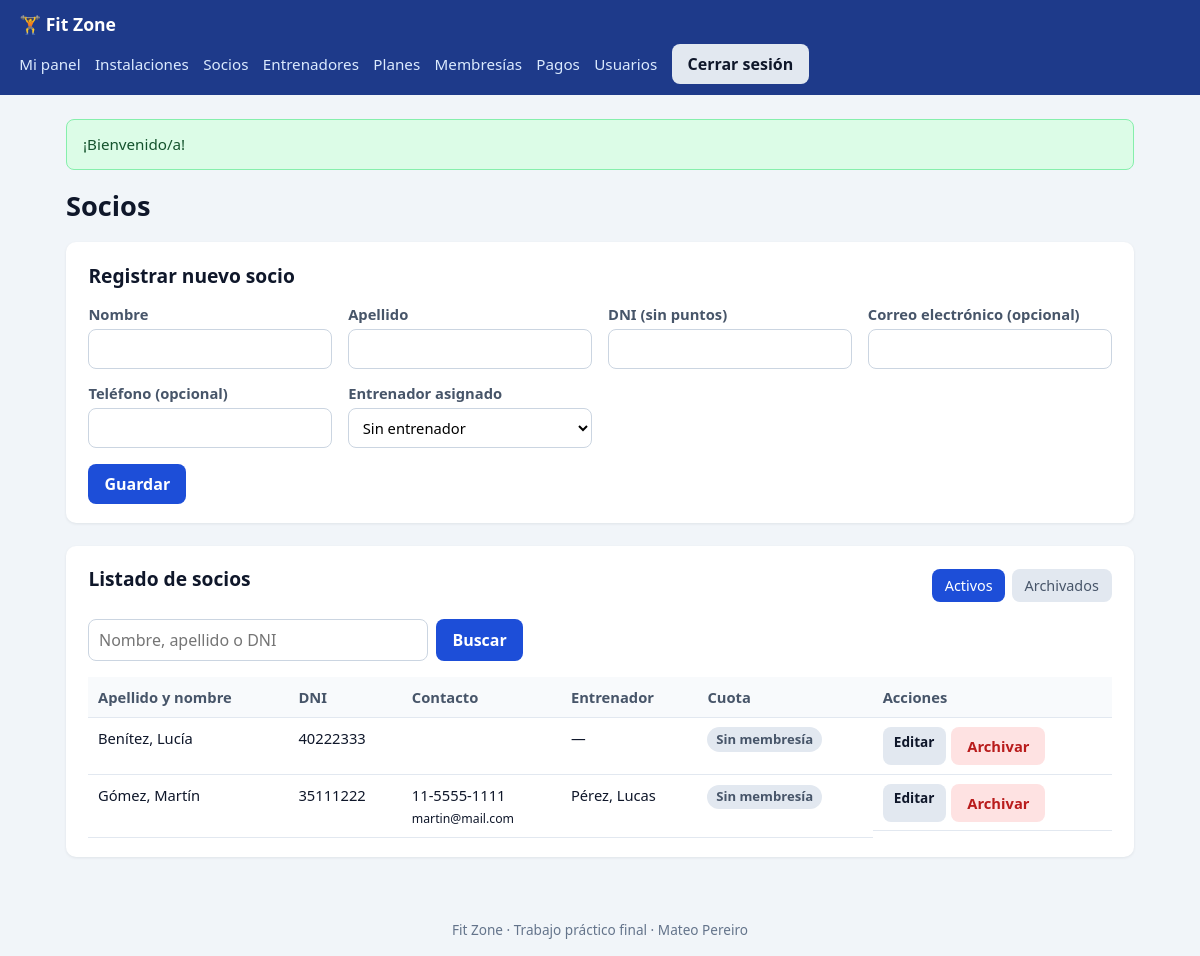
/socios.php (signed in), run on the app's committed database.
### tables this page shows
CREATE TABLE socios (
    id             INT UNSIGNED AUTO_INCREMENT PRIMARY KEY,
    nombre         VARCHAR(60)  NOT NULL,
    apellido       VARCHAR(60)  NOT NULL,
    dni            VARCHAR(8)   NOT NULL UNIQUE,
    email          VARCHAR(120) NULL,
    telefono       VARCHAR(30)  NULL,
    entrenador_id  INT UNSIGNED NULL,
    creado_en      DATETIME NOT NULL DEFAULT CURRENT_TIMESTAMP,
    archivado_en   DATETIME NULL DEFAULT NULL,
    CONSTRAINT fk_socio_entrenador FOREIGN KEY (entrenador_id) REFERENCES entrenadores (id)
        ON UPDATE CASCADE ON DELETE SET NULL
);

CREATE TABLE entrenadores (
    id            INT UNSIGNED AUTO_INCREMENT PRIMARY KEY,
    nombre        VARCHAR(60)  NOT NULL,
    apellido      VARCHAR(60)  NOT NULL,
    dni           VARCHAR(8)   NOT NULL UNIQUE,
    email         VARCHAR(120) NULL,
    telefono      VARCHAR(30)  NULL,
    especialidad  VARCHAR(100) NULL,
    creado_en     DATETIME NOT NULL DEFAULT CURRENT_TIMESTAMP,
    archivado_en  DATETIME NULL DEFAULT NULL
);

### includes/funciones.php (called while the page is built, shortened)
<?php
function escapar($valor): string
{
    return htmlspecialchars((string) ($valor ?? ''), ENT_QUOTES | ENT_SUBSTITUTE, 'UTF-8');
}
function obtener_flash(): ?array
{
    $mensaje = $_SESSION['flash'] ?? null;
    return $mensaje;
}
function requerir_login(PDO $pdo): array
{
    $st = $pdo->prepare('SELECT id, nombre, apellido, dni, email, rol, creado_en, archivado_en
                         FROM usuarios WHERE id = :id');
    $st->execute([':id' => $_SESSION['usuario_id']]);
    $usuario = $st->fetch();
    return $usuario;
}
function requerir_admin(PDO $pdo): array
{
    $usuario = requerir_login($pdo);
    return $usuario;
}
function texto_limpio($valor): string
{
    return trim((string) ($valor ?? ''));
}
function estado_cuota(PDO $pdo, int $socioId): array
{
    $st = $pdo->prepare('SELECT m.fecha_vencimiento, m.precio,
                                (SELECT COALESCE(SUM(p.monto), 0) FROM pagos p
                                  WHERE p.membresia_id = m.id AND p.estado = :pagado) AS total_pagado
                         FROM membresias m
                         WHERE m.socio_id = :socio AND m.cancelada_en IS NULL
                         ORDER BY m.fecha_vencimiento DESC
                         LIMIT 1');
    $st->execute([':pagado' => 'pagado', ':socio' => $socioId]);
    $membresia = $st->fetch();
    if (!$membresia) {
        return ['al_dia' => false, 'texto' => 'Sin membresía', 'clase' => 'etiqueta-gris'];
    }
    return ['al_dia' => true, 'texto' => 'Al día · vence ' . formato_fecha($membresia['fecha_vencimiento']), 'clase' => 'etiqueta-verde'];
}

### socios.php (the view, shortened to what this page needs)
<?php
require_once __DIR__ . '/includes/funciones.php';
require_once __DIR__ . '/includes/conexion.php';
require_once __DIR__ . '/includes/diseno.php';
$admin = requerir_admin($pdo);
$valores = ['nombre' => '', 'apellido' => '', 'dni' => '', 'email' => '', 'telefono' => '', 'entrenador_id' => null];
$idEditando = null;
$verArchivados = ($_GET['ver'] ?? '') === 'archivados';
$buscar = texto_limpio($_GET['buscar'] ?? '');
$sql = 'SELECT s.id, s.nombre, s.apellido, s.dni, s.email, s.telefono,
               e.nombre AS entrenador_nombre, e.apellido AS entrenador_apellido
        FROM socios s
        LEFT JOIN entrenadores e ON e.id = s.entrenador_id
        WHERE s.archivado_en ' . ($verArchivados ? 'IS NOT NULL' : 'IS NULL');
$parametros = [];
$sql .= ' ORDER BY s.apellido, s.nombre';
$st = $pdo->prepare($sql);
$st->execute($parametros);
$socios = $st->fetchAll();
encabezado('Socios', $admin);
$modoEdicion = $idEditando !== null;
?>
<?php if (!$verArchivados): ?>
<section class="tarjeta">
    <h2><?= $modoEdicion ? 'Editar socio' : 'Registrar nuevo socio' ?></h2>
    <form method="post" class="formulario">
        <div class="grilla">
            <?php
            campo('nombre', 'Nombre', $valores['nombre'], ['requerido' => true, 'max' => 60]);
            select('entrenador_id', 'Entrenador asignado', opciones_personas($pdo, 'entrenadores'),
                   $valores['entrenador_id'] ?? null, ['primera' => 'Sin entrenador']);
            ?>
        </div>
        <div class="acciones">
            <button type="submit">Guardar</button>
        </div>
    </form>
</section>
<?php endif; ?>
<section class="tarjeta">
    <div class="cabecera-seccion">
        <h2>Listado de socios</h2>
        <nav class="pestanas">
            <a href="socios.php" class="<?= !$verArchivados ? 'activa' : '' ?>">Activos</a>
            <a href="socios.php?ver=archivados" class="<?= $verArchivados ? 'activa' : '' ?>">Archivados</a>
        </nav>
    </div>
    <form method="get" class="buscador">
        <input type="search" name="buscar" value="<?= escapar($buscar) ?>" maxlength="100"
               placeholder="Nombre, apellido o DNI">
        <button type="submit">Buscar</button>
    </form>
    <?php if (!$socios): ?>
        <p class="vacio">No hay socios para mostrar.</p>
    <?php else: ?>
    <div class="tabla-responsive">
        <table class="tabla">
            <thead>
                <tr>
                    <th>Apellido y nombre</th>
                    <th>DNI</th>
                    <th>Contacto</th>
                    <th>Entrenador</th>
                    <?php if (!$verArchivados): ?><th>Cuota</th><?php endif; ?>
                    <th>Acciones</th>
                </tr>
            </thead>
            <tbody>
            <?php foreach ($socios as $s): ?>
                <?php $cuota = $verArchivados ? null : estado_cuota($pdo, (int) $s['id']); ?>
                <tr>
                    <td><?= escapar($s['apellido'] . ', ' . $s['nombre']) ?></td>
                    <td><?= escapar($s['dni']) ?></td>
                    <td><?= escapar($s['telefono']) ?><br><small><?= escapar($s['email']) ?></small></td>
                    <td><?= $s['entrenador_nombre'] !== null ? escapar($s['entrenador_apellido'] . ', ' . $s['entrenador_nombre']) : '—' ?></td>
                    <?php if ($cuota !== null): ?>
                        <td><span class="etiqueta <?= escapar($cuota['clase']) ?>"><?= escapar($cuota['texto']) ?></span></td>
                    <?php endif; ?>
                    <td class="acciones-tabla">
                        <?php if ($verArchivados): ?>
                            <?php boton_accion('socios.php', ['accion' => 'reactivar', 'id' => $s['id']], 'Reactivar'); ?>
                        <?php else: ?>
                            <a class="boton-pequeno" href="socios.php?editar=<?= (int) $s['id'] ?>">Editar</a>
                            <?php boton_accion('socios.php', ['accion' => 'archivar', 'id' => $s['id']], 'Archivar', 'boton-peligro', '¿Archivar este socio?'); ?>
                        <?php endif; ?>
                    </td>
                </tr>
            <?php endforeach; ?>
            </tbody>
        </table>
    </div>
    <?php endif; ?>
</section>
<?php pie();

### includes/diseno.php (shortened to what this page needs)
<?php
function encabezado(string $titulo, ?array $usuario = null): void
{
    $aviso = obtener_flash();
    ?>
<!DOCTYPE html>
<html lang="es">
<head>
    <link rel="stylesheet" href="css/estilos.css">
</head>
<body>
<?php if ($usuario): ?>
<header class="barra">
    <a class="marca" href="panel.php">🏋️ Fit Zone</a>
    <nav class="menu">
        <a href="panel.php">Mi panel</a>
        <a href="instalacion.php">Instalaciones</a>
        <?php if ($usuario['rol'] === 'admin'): ?>
            <a href="socios.php">Socios</a>
            <a href="entrenadores.php">Entrenadores</a>
            <a href="planes.php">Planes</a>
            <a href="membresias.php">Membresías</a>
            <a href="pagos.php">Pagos</a>
            <a href="admin_usuarios.php">Usuarios</a>
        <?php else: ?>
            <a href="mi_membresia.php">Mi membresía</a>
            <a href="ver_planes.php">Planes</a>
            <a href="ver_entrenadores.php">Entrenadores</a>
        <?php endif; ?>
        <form method="post" action="cerrar_sesion.php" class="en-linea">
            <button type="submit" class="boton-secundario">Cerrar sesión</button>
        </form>
    </nav>
</header>
<?php endif; ?>
<main class="contenedor">
<?php if ($aviso): ?>
    <div class="aviso aviso-<?= escapar($aviso['tipo']) ?>"><?= escapar($aviso['texto']) ?></div>
<?php endif; ?>
    <h1><?= escapar($titulo) ?></h1>
<?php
}
function pie(): void
{
    ?>
</main>
<footer class="pie">Fit Zone · Trabajo práctico final · Mateo Pereiro</footer>
</body>
</html>
<?php
}
function campo(string $nombre, string $etiqueta, $valor = '', array $o = []): void
{
    $atributos = '';
    if (!empty($o['requerido'])) {
        $atributos .= ' required';
    }
    if (isset($o['max'])) {
        $atributos .= ' maxlength="' . (int) $o['max'] . '"';
    }
    ?>
    <label class="campo">
        <span><?= escapar($etiqueta) ?></span>
        <input type="<?= escapar($o['tipo'] ?? 'text') ?>" name="<?= escapar($nombre) ?>"
               value="<?= escapar($valor) ?>"<?= $atributos ?>>
    </label>
    <?php
}
function select(string $nombre, string $etiqueta, array $opciones, $seleccionado = null, array $o = []): void
{
    $requerido = !empty($o['requerido']) ? ' required' : '';
    ?>
    <label class="campo">
        <span><?= escapar($etiqueta) ?></span>
        <select name="<?= escapar($nombre) ?>"<?= $requerido ?>>
            <?php if (empty($o['sin_placeholder'])): ?>
                <option value=""><?= escapar($o['primera'] ?? '— Elegir —') ?></option>
            <?php endif; ?>
        </select>
    </label>
    <?php
}
function boton_accion(string $url, array $campos, string $texto, string $clase = 'boton-secundario', ?string $confirmar = null): void
{
    $onsubmit = $confirmar ? ' onsubmit="return confirm(' . escapar(json_encode($confirmar)) . ');"' : '';
    echo '<form method="post" action="' . escapar($url) . '" class="en-linea"' . $onsubmit . '>';
    echo '<button type="submit" class="' . escapar($clase) . '">' . escapar($texto) . '</button></form>';
}

### css/estilos.css (style rules this page uses)
:root { --primario: #1d4ed8; --primario-oscuro: #1e3a8a; --fondo: #f1f5f9; --tarjeta: #ffffff; --texto: #0f172a; --suave: #64748b; --borde: #cbd5e1; --verde: #15803d; --rojo: #b91c1c; --amarillo: #a16207; --gris: #475569; --radio: 10px; }
* { box-sizing: border-box; }
body { margin: 0; font-family: system-ui, -apple-system, "Segoe UI", Roboto, Arial, sans-serif; background: var(--fondo); color: var(--texto); line-height: 1.5; min-height: 100vh; display: flex; flex-direction: column; }
h1 { font-size: 1.7rem; margin: 0 0 1rem; }
h2 { font-size: 1.2rem; margin: 0 0 .8rem; }
a { color: var(--primario); }
.barra { background: var(--primario-oscuro); color: #fff; padding: .7rem 1.2rem; }
.barra .marca { color: #fff; font-weight: 700; text-decoration: none; font-size: 1.1rem; }
.menu { display: flex; flex-wrap: wrap; gap: .4rem .9rem; align-items: center; margin-top: .4rem; }
.menu a { color: #dbeafe; text-decoration: none; font-size: .95rem; }
.contenedor { width: 100%; max-width: 1100px; margin: 1.5rem auto; padding: 0 16px; flex: 1; }
.pie { text-align: center; color: var(--suave); font-size: .85rem; padding: 1rem; }
.tarjeta { background: var(--tarjeta); border-radius: var(--radio); padding: 1.2rem 1.4rem; margin-bottom: 1.4rem; box-shadow: 0 1px 3px rgba(15, 23, 42, .08); }
.cabecera-seccion { display: flex; flex-wrap: wrap; justify-content: space-between; align-items: center; gap: .6rem; margin-bottom: .8rem; }
.formulario .grilla { display: grid; grid-template-columns: repeat(auto-fit, minmax(210px, 1fr)); gap: .8rem 1rem; }
.campo { display: flex; flex-direction: column; gap: .25rem; font-size: .92rem; }
.campo span { font-weight: 600; color: var(--gris); }
input, select, textarea { font: inherit; padding: .5rem .6rem; border: 1px solid var(--borde); border-radius: 8px; background: #fff; width: 100%; }
.acciones { display: flex; flex-wrap: wrap; gap: .6rem; align-items: center; margin-top: 1rem; }
.en-linea { display: inline-flex; gap: .4rem; align-items: center; margin: 0; }
.buscador { display: flex; flex-wrap: wrap; gap: .5rem; margin-bottom: 1rem; }
.buscador input { max-width: 340px; }
button, .boton, .boton-secundario, .boton-peligro, .boton-pequeno { font: inherit; border: none; border-radius: 8px; padding: .5rem 1rem; cursor: pointer; text-decoration: none; display: inline-block; font-weight: 600; }
button, .boton { background: var(--primario); color: #fff; }
.boton-secundario { background: #e2e8f0; color: var(--texto); }
.boton-peligro { background: #fee2e2; color: var(--rojo); }
.boton-pequeno { background: #e2e8f0; color: var(--texto); padding: .3rem .7rem; font-size: .85rem; }
.aviso { padding: .8rem 1rem; border-radius: 8px; margin-bottom: 1rem; font-size: .95rem; }
.aviso-ok { background: #dcfce7; color: #14532d; border: 1px solid #86efac; }
.tabla-responsive { overflow-x: auto; }
.tabla { width: 100%; border-collapse: collapse; font-size: .92rem; }
.tabla th, .tabla td { text-align: left; padding: .55rem .6rem; border-bottom: 1px solid #e2e8f0; vertical-align: top; }
.tabla th { background: #f8fafc; color: var(--gris); font-weight: 700; }
.acciones-tabla { display: flex; flex-wrap: wrap; gap: .35rem; }
.etiqueta { display: inline-block; padding: .15rem .55rem; border-radius: 999px; font-size: .82rem; font-weight: 600; }
.etiqueta-gris { background: #e2e8f0; color: var(--gris); }
.pestanas { display: flex; gap: .4rem; }
.pestanas a { padding: .35rem .8rem; border-radius: 8px; text-decoration: none; color: var(--gris); background: #e2e8f0; font-size: .9rem; }
.pestanas a.activa { background: var(--primario); color: #fff; }

### data on the page
socios: escapar($s['apellido'] . ', ' . $s['nombre']) "Benítez, Lucía", dni "40222333", texto "Sin membresía"
socios: escapar($s['apellido'] . ', ' . $s['nombre']) "Gómez, Martín", dni "35111222", telefono "11-5555-1111", email "martin@mail.com", entrenador.nombre "Pérez, Lucas", texto "Sin membresía"

### other printed values
escapar($aviso['texto']) "¡Bienvenido/a!"
escapar($titulo) "Socios"
escapar($etiqueta) "Nombre Apellido DNI (sin puntos) Correo electrónico (opcional) Teléfono (opcional)"
escapar($etiqueta) "Entrenador asignado"
form field entrenador_id "Sin entrenador"
